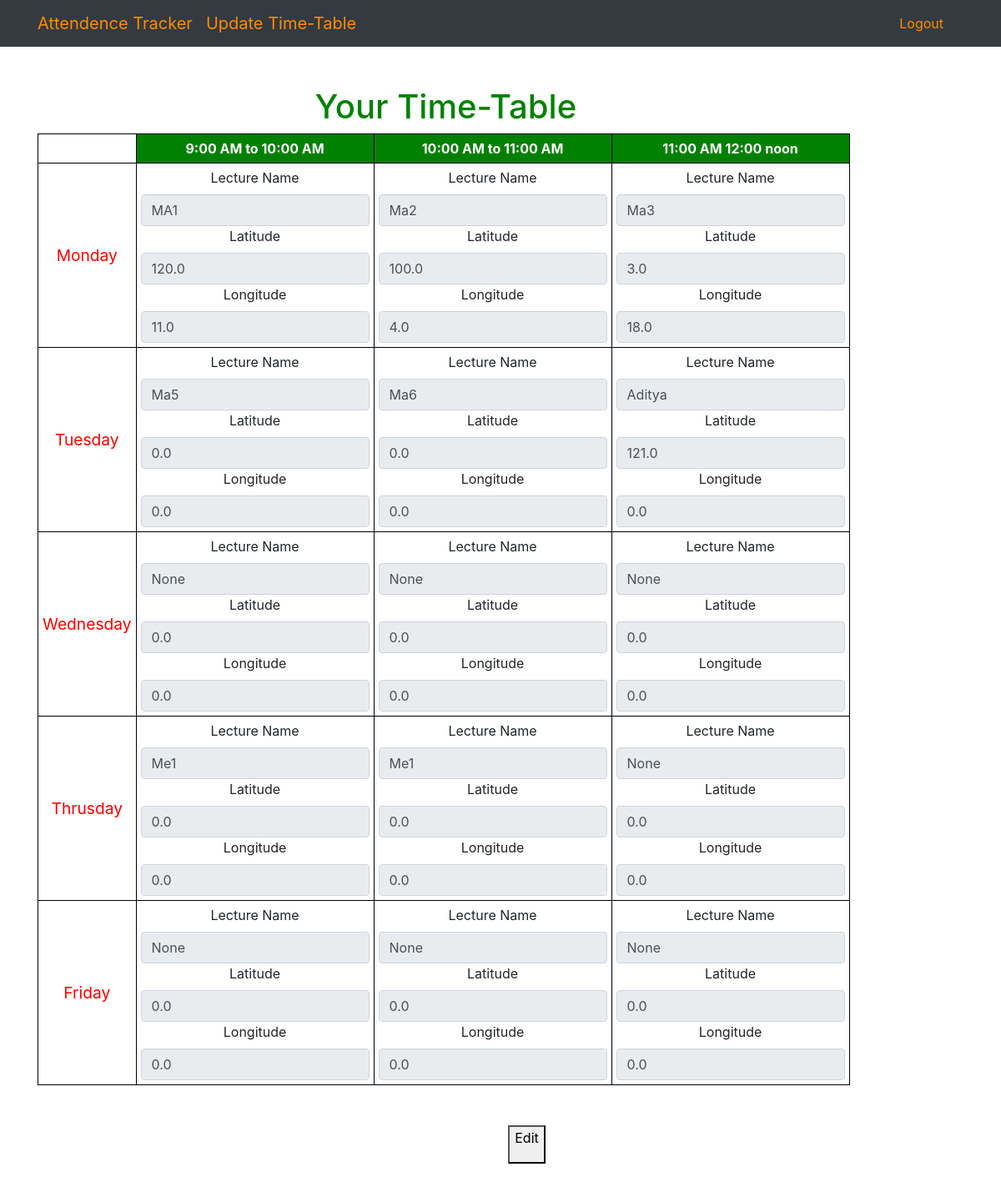
The page /addLecture/ (signed in) on the database its author committed.
### tracker/models.py (models this page shows, shortened)
class Lecture(models.Model):
    monday_slot1_name = models.CharField(max_length=100, default="None")
    monday_slot1_latitude = models.FloatField(default=0.0)
    monday_slot1_longitude = models.FloatField(default=0.0)
    monday_slot2_name = models.CharField(max_length=100, default="None")
    monday_slot2_latitude = models.FloatField(default=0.0)
    monday_slot2_longitude = models.FloatField(default=0.0)
    monday_slot3_name = models.CharField(max_length=100, default="None")
    monday_slot3_latitude = models.FloatField(default=0.0)
    monday_slot3_longitude = models.FloatField(default=0.0)
    tuesday_slot1_name = models.CharField(max_length=100, default="None")
    tuesday_slot1_latitude = models.FloatField(default=0.0)
    tuesday_slot1_longitude = models.FloatField(default=0.0)
    tuesday_slot2_name = models.CharField(max_length=100, default="None")
    tuesday_slot2_latitude = models.FloatField(default=0.0)
    tuesday_slot2_longitude = models.FloatField(default=0.0)
    tuesday_slot3_name = models.CharField(max_length=100, default="None")
    tuesday_slot3_latitude = models.FloatField(default=0.0)
    tuesday_slot3_longitude = models.FloatField(default=0.0)
    wednesday_slot1_name = models.CharField(max_length=100, default="None")
    wednesday_slot1_latitude = models.FloatField(default=0.0)
    wednesday_slot1_longitude = models.FloatField(default=0.0)
    wednesday_slot2_name = models.CharField(max_length=100, default="None")
    wednesday_slot2_latitude = models.FloatField(default=0.0)
    wednesday_slot2_longitude = models.FloatField(default=0.0)
    wednesday_slot3_name = models.CharField(max_length=100, default="None")
    wednesday_slot3_latitude = models.FloatField(default=0.0)
    wednesday_slot3_longitude = models.FloatField(default=0.0)
    thrusday_slot1_name = models.CharField(max_length=100, default="None")
    thrusday_slot1_latitude = models.FloatField(default=0.0)
    thrusday_slot1_longitude = models.FloatField(default=0.0)
    thrusday_slot2_name = models.CharField(max_length=100, default="None")
    thrusday_slot2_latitude = models.FloatField(default=0.0)
    thrusday_slot2_longitude = models.FloatField(default=0.0)
    thrusday_slot3_name = models.CharField(max_length=100, default="None")
    thrusday_slot3_latitude = models.FloatField(default=0.0)
    thrusday_slot3_longitude = models.FloatField(default=0.0)
    friday_slot1_name = models.CharField(max_length=100, default="None")
    friday_slot1_latitude = models.FloatField(default=0.0)
    friday_slot1_longitude = models.FloatField(default=0.0)
    friday_slot2_name = models.CharField(max_length=100, default="None")
    friday_slot2_latitude = models.FloatField(default=0.0)
    friday_slot2_longitude = models.FloatField(default=0.0)
    friday_slot3_name = models.CharField(max_length=100, default="None")
    friday_slot3_latitude = models.FloatField(default=0.0)
    friday_slot3_longitude = models.FloatField(default=0.0)
    student = models.ForeignKey(User, on_delete=models.CASCADE) #1 to many

### tracker/views.py (the view, shortened to what this page needs)
# urls.py: path('addLecture/', views.addLecture , name='addLecture'),
@login_required
def addLecture(request):
    table=Lecture.objects.filter(student=request.user).first()
    if Lecture.objects.filter(student=request.user):
        table=Lecture.objects.filter(student=request.user).first()
    else:
        table=Lecture.objects.create(student=request.user)
    if request.method == 'GET':
        form = addLectureForm(instance=table)
        return render(request, 'tracker/addLecture.html',{  'table': table, 'form': addLectureForm } )

### tracker/templates/tracker/addLecture.html (shortened to what this page needs)
{% extends "tracker/base.html" %}
{% block content %}
    <div class="row justify-content-center mt-5">
        <div class="col-md-5">
            <h1>Your Time-Table</h2>
        </div>
    </div>
    <form method="POST">
        <table>
            <thead>
                <tr>
                    <td >         </td>
                    <th  >  9:00 AM to 10:00 AM  </th>
                    <th >  10:00 AM to 11:00 AM </th>
                    <th >  11:00 AM 12:00 noon  </th>
                </tr>
                </thead>
            <tbody>
                <tr>
                    <td align="center" style="color: red;font-size: larger; "  >Monday </td>
                    <td id="box1" align="center">
                    <label for="latitude">Lecture Name</label>
                    <input readOnly  type="text" name="monday_slot1_name" class="form-control" id="monday_slot1_name" value="{{table.monday_slot1_name}}" >
                    <label for="latitude">Latitude</label>
                    <input readOnly  type="text" name="monday_slot1_latitude" class="form-control" id="monday_slot1_latitude"  value="{{table.monday_slot1_latitude}}" >
                    <label for="latitude">Longitude</label>
                    <input readOnly  type="text" name="monday_slot1_longitude" class="form-control" id="monday_slot1_longitude"  value="{{table.monday_slot1_longitude}}"  >
                    </td>
                    <td id="box2" align="center" >
                    <label for="latitude">Lecture Name</label>
                    <input readOnly  type="text" name="monday_slot2_name" class="form-control" id="monday_slot2_name" value="{{table.monday_slot2_name}}" >
                    <label for="latitude">Latitude</label>
                    <input readOnly  type="text" name="monday_slot2_latitude" class="form-control" id="monday_slot2_latitude"  value="{{table.monday_slot2_latitude}}" >
                    <label for="latitude">Longitude</label>
                    <input readOnly  type="text" name="monday_slot2_longitude" class="form-control" id="monday_slot2_longitude"  value="{{table.monday_slot2_longitude}}"  >
                    </td>
                    <td id="box3" align="center">
                    <label for="latitude">Lecture Name</label>
                    <input readOnly  type="text" name="monday_slot3_name" class="form-control" id="monday_slot3_name" value="{{table.monday_slot3_name}}" >
                    <label for="latitude">Latitude</label>
                    <input readOnly  type="text" name="monday_slot3_latitude" class="form-control" id="monday_slot3_latitude"  value="{{table.monday_slot3_latitude}}" >
                    <label for="latitude">Longitude</label>
                    <input readOnly  type="text" name="monday_slot3_longitude" class="form-control" id="monday_slot3_longitude"  value="{{table.monday_slot3_longitude}}"  >
                    </td>
                </tr>
                <tr>
                        <td id="sub" align="center" style="color: red;font-size: larger; ">Tuesday  </td>
                    <td align="center">
                    <label for="latitude">Lecture Name</label>
                    <input readOnly  type="text" name="tuesday_slot1_name" class="form-control" id="tuesday_slot1_name" value="{{table.tuesday_slot1_name}}" >
                    <label for="latitude">Latitude</label>
                    <input readOnly  type="text" name="tuesday_slot1_latitude" class="form-control" id="tuesday_slot1_latitude"  value="{{table.tuesday_slot1_latitude}}" >
                    <label for="latitude">Longitude</label>
                    <input readOnly  type="text" name="tuesday_slot1_longitude" class="form-control" id="tuesday_slot1_longitude"  value="{{table.tuesday_slot1_longitude}}"  >
                    </td>
                    <td align="center">
                    <label for="latitude">Lecture Name</label>
                    <input readOnly  type="text" name="tuesday_slot2_name" class="form-control" id="tuesday_slot2_name" value="{{table.tuesday_slot2_name}}" >
                    <label for="latitude">Latitude</label>
                    <input readOnly  type="text" name="tuesday_slot2_latitude" class="form-control" id="tuesday_slot2_latitude"  value="{{table.tuesday_slot2_latitude}}" >
                    <label for="latitude">Longitude</label>
                    <input readOnly  type="text" name="tuesday_slot2_longitude" class="form-control" id="tuesday_slot2_longitude"  value="{{table.tuesday_slot2_longitude}}"  >
                    </td>
                    <td align="center">
                    <label for="latitude">Lecture Name</label>
                    <input readOnly  type="text" name="tuesday_slot3_name" class="form-control" id="tuesday_slot3_name" value="{{table.tuesday_slot3_name}}" >
                    <label for="latitude">Latitude</label>
                    <input readOnly  type="text" name="tuesday_slot3_latitude" class="form-control" id="tuesday_slot3_latitude"  value="{{table.tuesday_slot3_latitude}}" >
                    <label for="latitude">Longitude</label>
                    <input readOnly  type="text" name="tuesday_slot3_longitude" class="form-control" id="tuesday_slot3_longitude"  value="{{table.tuesday_slot3_longitude}}"  >
                    </td>
                </tr>
                <tr>
                        <td id="sub" align="center" style="color: red;font-size: larger; " >Wednesday </td>
                    <td align="center">
                    <label for="latitude">Lecture Name</label>
                    <input readOnly  type="text" name="wednesday_slot1_name" class="form-control" id="wednesday_slot1_name" value="{{table.wednesday_slot1_name}}" >
                    <label for="latitude">Latitude</label>
                    <input readOnly  type="text" name="wednesday_slot1_latitude" class="form-control" id="wednesday_slot1_latitude"  value="{{table.wednesday_slot1_latitude}}" >
                    <label for="latitude">Longitude</label>
                    <input readOnly  type="text" name="wednesday_slot1_longitude" class="form-control" id="wednesday_slot1_longitude"  value="{{table.wednesday_slot1_longitude}}"  >
                    </td>
                    <td align="center">
                    <label for="latitude">Lecture Name</label>
                    <input readOnly  type="text" name="wednesday_slot2_name" class="form-control" id="wednesday_slot2_name" value="{{table.wednesday_slot2_name}}" >
                    <label for="latitude">Latitude</label>
                    <input readOnly  type="text" name="wednesday_slot2_latitude" class="form-control" id="wednesday_slot2_latitude"  value="{{table.wednesday_slot2_latitude}}" >
                    <label for="latitude">Longitude</label>
                    <input readOnly  type="text" name="wednesday_slot2_longitude" class="form-control" id="wednesday_slot2_longitude"  value="{{table.wednesday_slot2_longitude}}"  >
                   </td>
                    <td align="center">
                    <label for="latitude">Lecture Name</label>
                    <input readOnly  type="text" name="wednesday_slot3_name" class="form-control" id="wednesday_slot3_name" value="{{table.wednesday_slot3_name}}" >
                    <label for="latitude">Latitude</label>
                    <input readOnly  type="text" name="wednesday_slot3_latitude" class="form-control" id="wednesday_slot3_latitude"  value="{{table.wednesday_slot3_latitude}}" >
                    <label for="latitude">Longitude</label>
                    <input readOnly  type="text" name="wednesday_slot3_longitude" class="form-control" id="wednesday_slot3_longitude"  value="{{table.wednesday_slot3_longitude}}"  >
                    </td>
                </tr>
                <tr>
                    <td id="sub" align="center" style="color: red;font-size: larger; " >Thrusday </td>
                    <td align="center">
                    <label for="latitude">Lecture Name</label>
                    <input readOnly  type="text" name="thrusday_slot1_name" class="form-control" id="thrusday_slot1_name" value="{{table.thrusday_slot1_name}}" >
                    <label for="latitude">Latitude</label>
                    <input readOnly  type="text" name="thrusday_slot1_latitude" class="form-control" id="thrusday_slot1_latitude"  value="{{table.thrusday_slot1_latitude}}" >
                    <label for="latitude">Longitude</label>
                    <input readOnly  type="text" name="thrusday_slot1_longitude" class="form-control" id="thrusday_slot1_longitude"  value="{{table.thrusday_slot1_longitude}}"  >
                    </td>
                    <td align="center">
                    <label for="latitude">Lecture Name</label>
                    <input readOnly  type="text" name="thrusday_slot2_name" class="form-control" id="thrusday_slot2_name" value="{{table.thrusday_slot2_name}}" >
                    <label for="latitude">Latitude</label>
                    <input readOnly  type="text" name="thrusday_slot2_latitude" class="form-control" id="thrusday_slot2_latitude"  value="{{table.thrusday_slot2_latitude}}" >
                    <label for="latitude">Longitude</label>
                    <input readOnly  type="text" name="thrusday_slot2_longitude" class="form-control" id="thrusday_slot2_longitude"  value="{{table.thrusday_slot2_longitude}}"  >
                    </td>
                    <td align="center">
                    <label for="latitude">Lecture Name</label>
                    <input readOnly  type="text" name="thrusday_slot3_name" class="form-control" id="thrusday_slot3_name" value="{{table.thrusday_slot3_name}}" >
                    <label for="latitude">Latitude</label>
                    <input readOnly  type="text" name="thrusday_slot3_latitude" class="form-control" id="thrusday_slot3_latitude"  value="{{table.thrusday_slot3_latitude}}" >
                    <label for="latitude">Longitude</label>
                    <input readOnly  type="text" name="thrusday_slot3_longitude" class="form-control" id="thrusday_slot3_longitude"  value="{{table.thrusday_slot3_longitude}}"  >
                    </td>
                </tr>
                <tr>
                    <td id="sub" align="center" style="color: red;font-size: larger; " >Friday  </td>
                    <td align="center">
                    <label for="latitude">Lecture Name</label>
                    <input readOnly  type="text" name="friday_slot1_name" class="form-control" id="friday_slot1_name" value="{{table.friday_slot1_name}}" >
                    <label for="latitude">Latitude</label>
                    <input readOnly  type="text" name="friday_slot1_latitude" class="form-control" id="friday_slot1_latitude"  value="{{table.friday_slot1_latitude}}" >
                    <label for="latitude">Longitude</label>
                    <input readOnly  type="text" name="friday_slot1_longitude" class="form-control" id="friday_slot1_longitude"  value="{{table.friday_slot1_longitude}}"  >
                    </td>
                    <td align="center">
                    <label for="latitude">Lecture Name</label>
                    <input readOnly  type="text" name="friday_slot2_name" class="form-control" id="friday_slot2_name" value="{{table.friday_slot2_name}}" >
                    <label for="latitude">Latitude</label>
                    <input readOnly  type="text" name="friday_slot2_latitude" class="form-control" id="friday_slot2_latitude"  value="{{table.friday_slot2_latitude}}" >
                    <label for="latitude">Longitude</label>
                    <input readOnly  type="text" name="friday_slot2_longitude" class="form-control" id="friday_slot2_longitude"  value="{{table.friday_slot2_longitude}}"  >
                    </td>
                    <td align="center">
                    <label for="latitude">Lecture Name</label>
                    <input readOnly  type="text" name="friday_slot3_name" class="form-control" id="friday_slot3_name" value="{{table.friday_slot3_name}}" >
                    <label for="latitude">Latitude</label>
                    <input readOnly  type="text" name="friday_slot3_latitude" class="form-control" id="friday_slot3_latitude"  value="{{table.friday_slot3_latitude}}" >
                    <label for="latitude">Longitude</label>
                    <input readOnly  type="text" name="friday_slot3_longitude" class="form-control" id="friday_slot3_longitude"  value="{{table.friday_slot3_longitude}}"  >
                    </td>
                </tr>
                       </tbody>
                     </table>
                <div class="row justify-content-center mt-5">
                <button type="button" id="edit" onclick="makeReadonly()">Edit</p>
                </div>
                <br>
                <br>
                <br>
            </form>
{% endblock %}

### rows shown on the page
Lecture: monday_slot1_name "MA1", monday_slot1_latitude "120.0", monday_slot1_longitude "11.0", monday_slot2_name "Ma2", monday_slot2_latitude "100.0", monday_slot2_longitude "4.0", monday_slot3_name "Ma3", monday_slot3_latitude "3.0", monday_slot3_longitude "18.0", tuesday_slot1_name "Ma5", tuesday_slot1_latitude "0.0", tuesday_slot1_longitude "0.0", tuesday_slot2_name "Ma6", tuesday_slot2_latitude "0.0", tuesday_slot2_longitude "0.0", tuesday_slot3_name "Aditya", tuesday_slot3_latitude "121.0", tuesday_slot3_longitude "0.0", wednesday_slot1_name "None", wednesday_slot1_latitude "0.0", wednesday_slot1_longitude "0.0", wednesday_slot2_name "None", wednesday_slot2_latitude "0.0", wednesday_slot2_longitude "0.0", wednesday_slot3_name "None", wednesday_slot3_latitude "0.0", wednesday_slot3_longitude "0.0", thrusday_slot1_name "Me1", thrusday_slot1_latitude "0.0", thrusday_slot1_longitude "0.0", thrusday_slot2_name "Me1", thrusday_slot2_latitude "0.0", thrusday_slot2_longitude "0.0", thrusday_slot3_name "None", thrusday_slot3_latitude "0.0", thrusday_slot3_longitude "0.0", friday_slot1_name "None", friday_slot1_latitude "0.0", friday_slot1_longitude "0.0", friday_slot2_name "None", friday_slot2_latitude "0.0", friday_slot2_longitude "0.0", friday_slot3_name "None", friday_slot3_latitude "0.0", friday_slot3_longitude "0.0"
